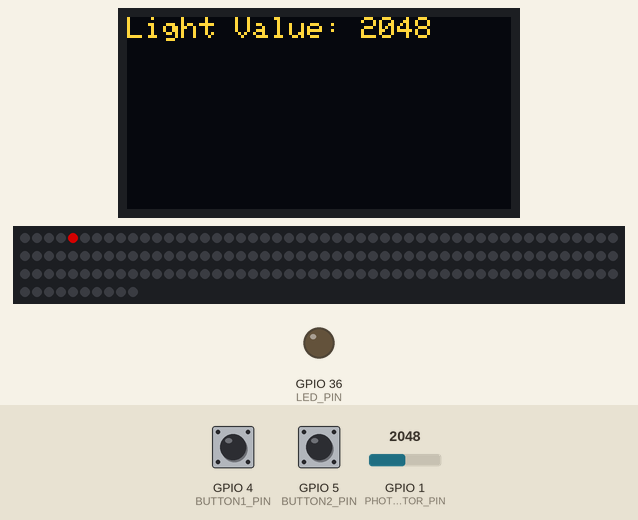
Simulated run of this sketch. Board: ESP32. On the bench: 128×64 one-colour display, 160 RGB LEDs in strip order, left to right, continuing on the next row, output pins drawn as LEDs (lit = HIGH). The test bench sets the inputs (shaded band); at power-on: GPIO 1 (PHOTORESISTOR_PIN) = 2048, GPIO 4 (BUTTON1_PIN) HIGH, GPIO 5 (BUTTON2_PIN) HIGH. Dim RGB values are drawn brighter than linear; the OLED is the two-colour kind (top 16 rows yellow); the display library's start-up logo is not drawn.

Above: at 1.4 s.
1.5 s: GPIO 1 (PHOTORESISTOR_PIN) set to 0
At 2.9 s:
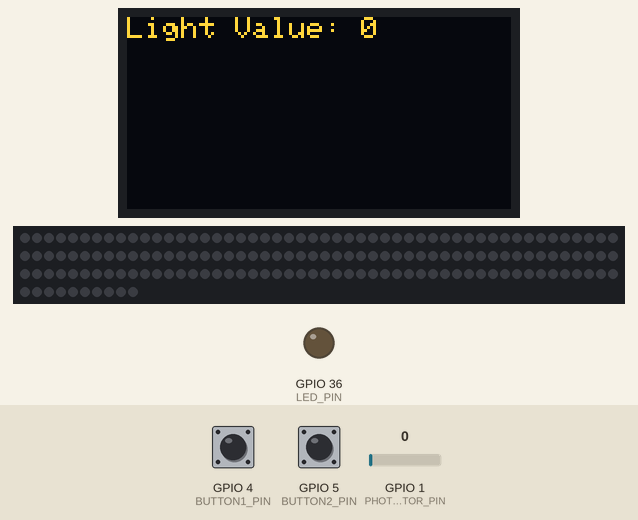
3.2 s: GPIO 1 (PHOTORESISTOR_PIN) set to 15
At 4.6 s:
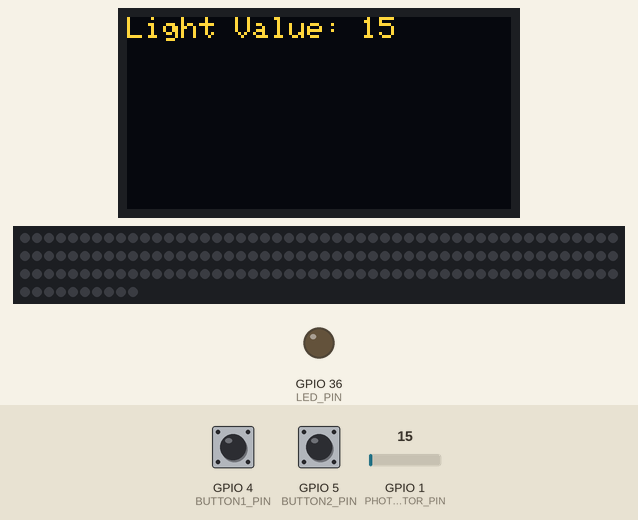
4.9 s: GPIO 1 (PHOTORESISTOR_PIN) set to 18
7.1 s: GPIO 4 (BUTTON1_PIN) pulled LOW for 0.4 s
At 8.9 s:
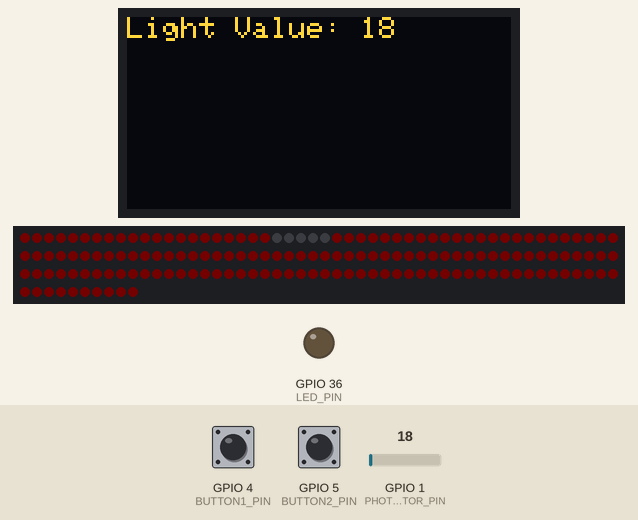
9.0 s: GPIO 5 (BUTTON2_PIN) pulled LOW for 3.2 s
13.7 s: GPIO 4 (BUTTON1_PIN) pulled LOW for 1 s
At 14.15 s:
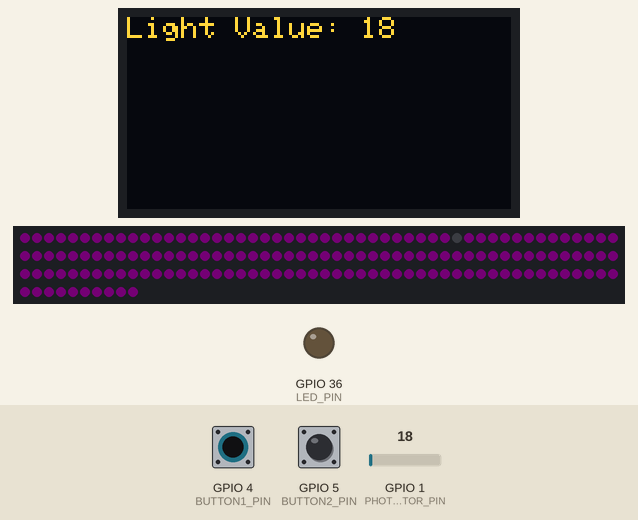
Timing chart, 0 to 16.7 s (numbered marks = the images above; inputs shaded):
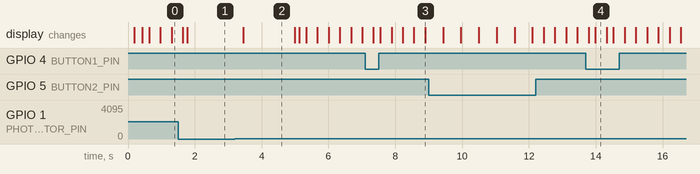

The sketch:

sketch_oct6a.ino
```cpp
// #include <Wire.h>
// #include <Adafruit_SSD1306.h>
// #include <Adafruit_GFX.h>
// #include <Adafruit_NeoPixel.h>

// // Pin definitions
// #define PHOTORESISTOR_PIN 1    // Analog pin for photoresistor A0
// #define BUTTON1_PIN 4          // Digital input pin for Button 1
// #define BUTTON2_PIN 5          // Digital input pin for Button 2
// #define LED_PIN 36              // Digital output for a single LED
// #define NEOPIXEL_PIN 16         // Pin for NeoPixel LED strip
// #define OLED_SDA_PIN 39         // I2C SDA pin
// #define OLED_SCL_PIN 38         // I2C SCL pin
// #define SSD1306_I2C_ADDRESS 0x3C

// // LED strip setup
// #define NUM_LEDS 160            // Number of LEDs in the NeoPixel strip
// Adafruit_NeoPixel strip(NUM_LEDS, NEOPIXEL_PIN, NEO_GRB + NEO_KHZ800);

// // OLED setup
// #define SCREEN_WIDTH 128       // OLED display width, in pixels
// #define SCREEN_HEIGHT 64       // OLED display height, in pixels
// Adafruit_SSD1306 display(SCREEN_WIDTH, SCREEN_HEIGHT, &Wire, -1); // Use hardware I2C

// int intensity = 255;

// void setup() {
//   // Initialize Serial Monitor
//   Serial.begin(115200);

//   // Initialize OLED display
//   Serial.println("Initilizing Display");
//   Wire.begin(OLED_SDA_PIN, OLED_SCL_PIN);
//     Serial.println("debug2");
//   if(!display.begin(SSD1306_SWITCHCAPVCC, 0x3C)) {
//     Serial.println(F("SSD1306 allocation failed"));
//     for(;;);
//   }
//   display.display();
//   Serial.println("debug3");
//   delay(100);  // Pause for 2 seconds

//   // Initialize NeoPixel LED strip
//   strip.begin();
//   strip.show(); // Initialize all pixels to 'off'
//   //strip.setBrightness(64);  // Set brightness to 50%
//   strip.clear();
//   strip.show();

//   // Initialize the LED (for output)
//   pinMode(LED_PIN, OUTPUT);
//   digitalWrite(LED_PIN, LOW);  // Turn off initially

//   // Initialize buttons (inputs)
//   pinMode(BUTTON1_PIN, INPUT_PULLUP);
//   pinMode(BUTTON2_PIN, INPUT_PULLUP);

//   // Initialize photoresistor (input)
//   pinMode(PHOTORESISTOR_PIN, INPUT);

//   // Display a simple message on OLED
//   display.clearDisplay();
//   display.setTextSize(1);
//   display.setTextColor(SSD1306_WHITE);
//   display.setCursor(0,0);
//   display.print("Initialization Done");
//   display.display();
//   delay(100);  // Pause for 2 seconds\


// }

// void loop() {
//   // Read the photoresistor value (analog input)
//   int lightValue = analogRead(PHOTORESISTOR_PIN);
//   Serial.print("Light Level: ");
//   Serial.println(lightValue);

//   // Map the light value (0 to 4095) to the range (0 to 255) for color intensity
//   int mappedValue = map(lightValue, 0, 4095, 0, 255);

//   // Smooth color transition:
//   // Red will increase as the light level increases
//   int red = mappedValue;

//   // Green will change as a secondary value (e.g., inversely proportional to Red)
//   int green = 255 - mappedValue;

//   // Blue will increase inversely with Green
//   int blue = mappedValue / 2;

//   // Read button states
//   int button1State = digitalRead(BUTTON1_PIN);
//   int button2State = digitalRead(BUTTON2_PIN);
//   Serial.print("Button 1: ");
//   Serial.println(button1State == LOW ? "Pressed" : "Not Pressed");
//   Serial.print("Button 2: ");
//   Serial.println(button2State == LOW ? "Pressed" : "Not Pressed");


//   // Turn on LED if button1 is pressed
//   if (button1State == LOW) {
//     digitalWrite(LED_PIN, HIGH);  // Turn LED on
//     if(intensity == 255){
//       intensity = 32;

//     }else if(intensity == 32){
//       intensity = 255;
//     }
//       strip.setBrightness(intensity);
//       strip.show();
//       delay(200);
//   } else {
//     digitalWrite(LED_PIN, LOW);   // Turn LED off
//   }


//   if (button2State == LOW) {
//     // If Button 2 is pressed, set all LEDs to the current color for 2 seconds
//     for (int i = 0; i < NUM_LEDS; i++) {
//       strip.setPixelColor(i, strip.Color(red, green, blue));  // Set LED to the current color
//     }
//     strip.show();  // Update the strip
//     delay(2000);    // Wait for 2 seconds

//     // After 2 seconds, clear the LEDs and return to the chasing effect
//     strip.clear();
//     strip.show();
//   } else {
//     // Chasing LED animation with smooth color transition
//     static int currentLED = 0;

//     // Turn off the previous LED (if not the first)
//     strip.setPixelColor(currentLED, strip.Color(0, 0, 0));  // Clear previous LED

//     // Move to the next LED
//     currentLED++;
//     if (currentLED >= NUM_LEDS) {
//       currentLED = 0;  // Loop back to start
//     }

//     // Set the current LED to the dynamically calculated color based on light value
//     strip.setPixelColor(currentLED, strip.Color(red, green, blue));

//     // Show the updated strip
//     strip.show();

//     delay(100);  // Adjust speed of movement
//   }

//   // Display the photoresistor value on the OLED
//   display.clearDisplay();
//   display.setCursor(0, 0);
//   display.print("Light Value: ");
//   display.println(lightValue);
//   display.display();

//   delay(200);  // Small delay for stability
// }


// // void loop() {
// //   // Read the photoresistor value (analog input)
// //   int lightValue = analogRead(PHOTORESISTOR_PIN);
// //   Serial.print("Light Level: ");
// //   Serial.println(lightValue);

// //   int brightnessFactor = map(lightValue, 0, 4095, 0, 255);  // Lower light value => dimmer LED
// //   // Set RGB values for a custom color and apply brightness factor
// //   int red = 255 * brightnessFactor / 255;   // Red channel
// //   int green = 128 * brightnessFactor / 255; // Green channel (lower intensity)
// //   int blue = 0;  // No blue for now

// //   // Read button states
// //   int button1State = digitalRead(BUTTON1_PIN);
// //   int button2State = digitalRead(BUTTON2_PIN);
// //   Serial.print("Button 1: ");
// //   Serial.println(button1State == LOW ? "Pressed" : "Not Pressed");
// //   Serial.print("Button 2: ");
// //   Serial.println(button2State == LOW ? "Pressed" : "Not Pressed");

// //   // Turn on LED if button1 is pressed
// //   if (button1State == LOW) {
// //     digitalWrite(LED_PIN, HIGH);  // Turn LED on
// //   } else {
// //     digitalWrite(LED_PIN, LOW);   // Turn LED off
// //   }

// //   if (button2State == LOW) {
// //     // If Button 1 is pressed, set all LEDs to yellow for 2 seconds
// //     for (int i = 0; i < NUM_LEDS; i++) {
// //       strip.setPixelColor(i, strip.Color(red, green, blue));  // Yellow
// //     }
// //     strip.show();  // Update the strip
// //     delay(2000);    // Wait for 2 seconds

// //     // After 2 seconds, clear the LEDs and return to chasing effect
// //     strip.clear();
// //     strip.show();
// //   } else {
// //     // Chasing yellow LED animation (no flashing)
// //     static int currentLED = 0;

// //     // Turn off the previous LED (if not the first)
// //     strip.setPixelColor(currentLED, strip.Color(0, 0, 0));  // Clear previous LED

// //     // Move to the next LED
// //     currentLED++;
// //     if (currentLED >= NUM_LEDS) {
// //       currentLED = 0;  // Loop back to start
// //     }

// //     // Set the current LED to yellow
// //     strip.setPixelColor(currentLED, strip.Color(255, 255, 0));  // Yellow

// //     // Show the updated strip
// //     strip.show();

// //     delay(100);  // Adjust speed of movement
// //   }

// //   // Display the photoresistor value on the OLED
// //   display.clearDisplay();
// //   display.setCursor(0, 0);
// //   display.print("Light Value: ");
// //   display.println(lightValue);
// //   display.display();

// //   delay(200);  // Small delay for stability
// // }


#include <Wire.h>
#include <Adafruit_SSD1306.h>
#include <Adafruit_GFX.h>
#include <Adafruit_NeoPixel.h>

// Pin definitions
#define PHOTORESISTOR_PIN 1    // Analog pin for photoresistor
#define BUTTON1_PIN 4          // Digital input pin for Button 1
#define BUTTON2_PIN 5          // Digital input pin for Button 2
#define LED_PIN 36             // Digital output for a single LED
#define NEOPIXEL_PIN 16        // Pin for NeoPixel LED strip
#define OLED_SDA_PIN 39        // I2C SDA pin
#define OLED_SCL_PIN 38        // I2C SCL pin
#define SSD1306_I2C_ADDRESS 0x3C

// LED strip setup
#define NUM_LEDS 160           // Number of LEDs in the NeoPixel strip
Adafruit_NeoPixel strip(NUM_LEDS, NEOPIXEL_PIN, NEO_GRB + NEO_KHZ800);

// OLED setup
#define SCREEN_WIDTH 128       // OLED display width, in pixels
#define SCREEN_HEIGHT 64       // OLED display height, in pixels
Adafruit_SSD1306 display(SCREEN_WIDTH, SCREEN_HEIGHT, &Wire, -1); // Use hardware I2C

// Variables for intensity and color cycling
int intensity = 255;  // Default brightness (intensity)
int currentColorIndex = 0;  // Current color index for Button 2

// Colors for rainbow cycle
uint32_t rainbowColors[] = {
  strip.Color(255, 0, 0),     // Red
  strip.Color(255, 127, 0),   // Orange
  strip.Color(255, 255, 0),   // Yellow
  strip.Color(0, 255, 0),     // Green
  strip.Color(0, 0, 255),     // Blue
  strip.Color(75, 0, 130),    // Indigo
  strip.Color(148, 0, 211)    // Violet
};

void setup() {
  // Initialize Serial Monitor
  Serial.begin(115200);

  // Initialize OLED display
  if(!display.begin(SSD1306_SWITCHCAPVCC, SSD1306_I2C_ADDRESS)) {
    Serial.println(F("SSD1306 allocation failed"));
    for(;;);
  }
  display.display();
  delay(100);  // Pause for 2 seconds

  // Initialize NeoPixel LED strip
  strip.begin();
  strip.show();  // Initialize all pixels to 'off'

  // Set initial brightness
  strip.setBrightness(intensity);
  strip.show();

  // Initialize the LED (for output)
  pinMode(LED_PIN, OUTPUT);
  digitalWrite(LED_PIN, LOW);  // Turn off initially

  // Initialize buttons (inputs)
  pinMode(BUTTON1_PIN, INPUT_PULLUP);
  pinMode(BUTTON2_PIN, INPUT_PULLUP);

  // Initialize photoresistor (input)
  pinMode(PHOTORESISTOR_PIN, INPUT);

  // Display initial message on OLED
  display.clearDisplay();
  display.setTextSize(1);
  display.setTextColor(SSD1306_WHITE);
  display.setCursor(0, 0);
  display.print("Initialization Done");
  display.display();
  delay(100);
}

void loop() {
  // Read the photoresistor value (analog input) to control brightness
  int lightValue = analogRead(PHOTORESISTOR_PIN);
  intensity = map(lightValue, 0, 4095, 0, 255);  // Map light value to brightness level
  strip.setBrightness(intensity);  // Update NeoPixel brightness based on light level
  strip.show();  // Update the strip with new brightness

  // Read the button states
  int button1State = digitalRead(BUTTON1_PIN);
  int button2State = digitalRead(BUTTON2_PIN);

  // Turn on LED if Button 1 is pressed (turns all LEDs on with a specific color)
  if (button1State == LOW) {
    // Set all LEDs to the current color (based on the currentColorIndex)
    uint32_t color = rainbowColors[currentColorIndex];
    for (int i = 0; i < NUM_LEDS; i++) {
      strip.setPixelColor(i, color);  // Set LED to the current color
    }
    strip.show();  // Update the strip
    delay(200);  // Debounce delay
  }

  // Button 2 cycles through rainbow colors
  if (button2State == LOW) {
    currentColorIndex++;
    if (currentColorIndex >= sizeof(rainbowColors) / sizeof(rainbowColors[0])) {
      currentColorIndex = 0;  // Loop back to the first color
    }
    delay(200);  // Debounce delay
  }

  // Chasing effect (single LED moves across the strip with the current color)
  static int currentLED = 0;

  // Turn off the previous LED (if not the first)
  strip.setPixelColor(currentLED, strip.Color(0, 0, 0));  // Clear previous LED

  // Move to the next LED
  currentLED++;
  if (currentLED >= NUM_LEDS) {
    currentLED = 0;  // Loop back to the start
  }

  // Set the current LED to the dynamically calculated color based on the photoresistor
  uint32_t color = rainbowColors[currentColorIndex];
  strip.setPixelColor(currentLED, color);  // Set current LED to the color

  // Show the updated strip
  strip.show();

  delay(100);  // Adjust speed of chasing effect

  // Optional: Display the photoresistor value on the OLED
  display.clearDisplay();
  display.setCursor(0, 0);
  display.print("Light Value: ");
  display.println(lightValue);
  display.display();

  delay(200);  // Small delay for stability
}
```

Measured:
- after the input at 3.2 s, the display: changes after 0.25 s (image 2)
